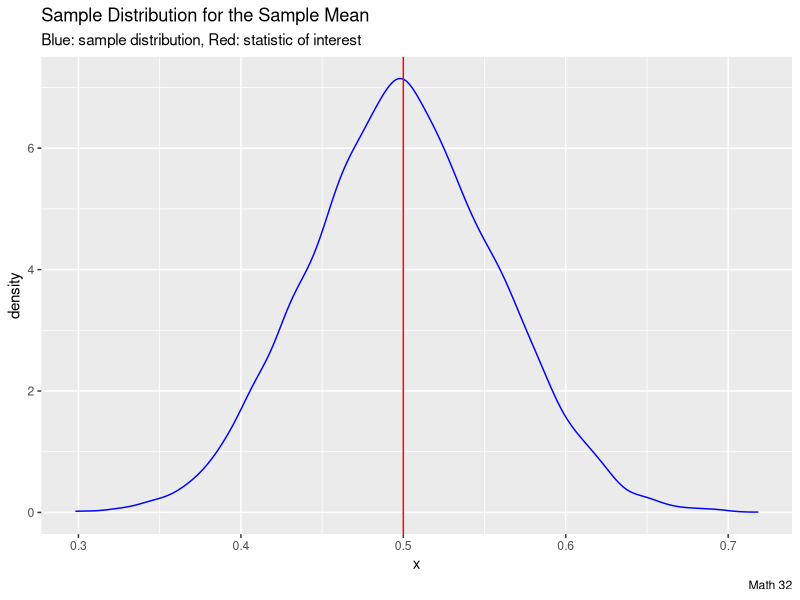
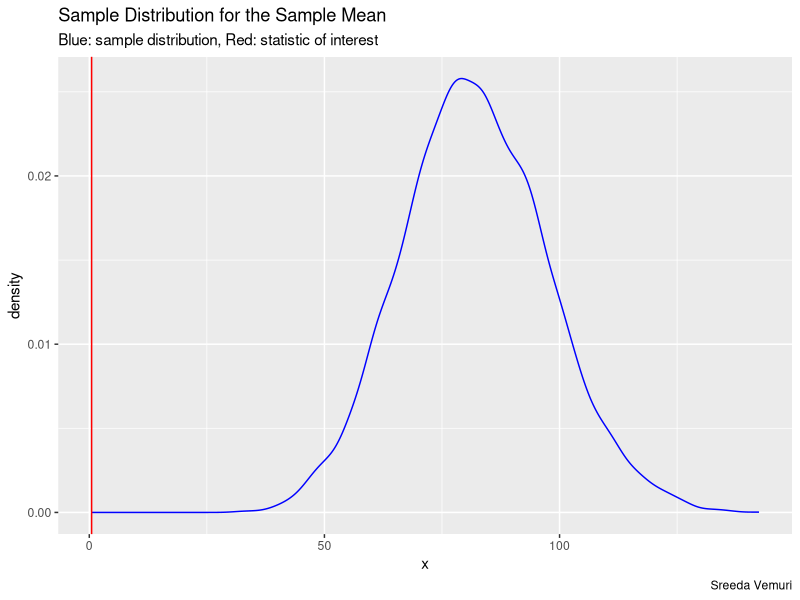
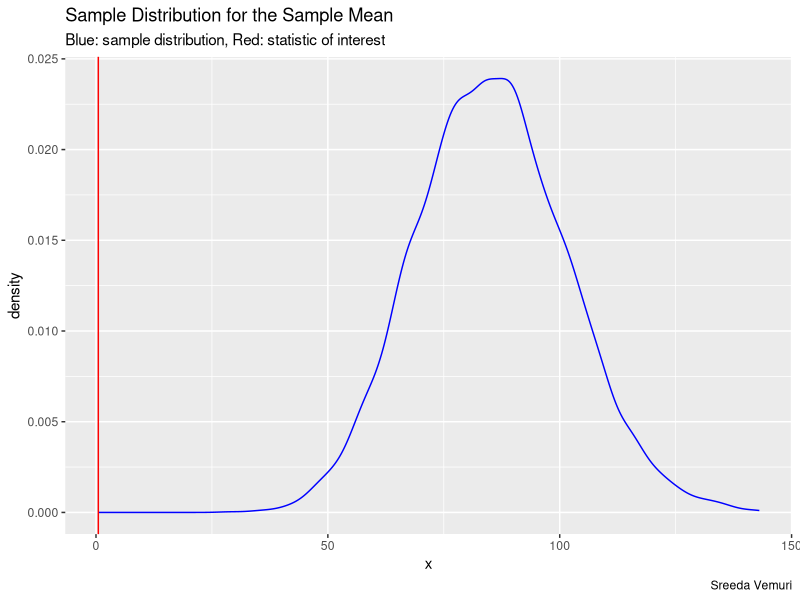
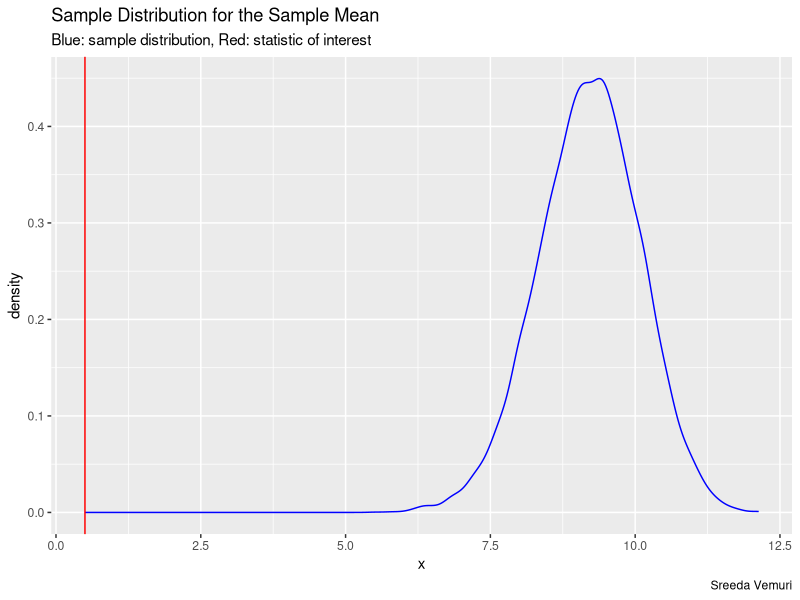

These figures' R source, in order:
## ---- chunk 1
library("ggplot2")

# This randomly generates 25 random numbers from an U(0,1) distribution
one_sample <- runif(25, 0, 1)

# Note that the population variance formula does not have "n - 1"
bad_var <- function(x){
  N <- length(x)
  sigma_squared <- sum( (x - mean(x))^2 ) / N
  sigma_squared #return this number
}

# Note that the sample variance formula does have "n - 1"
good_var <- function(x){
  n <- length(x)
  s_squared <- sum( (x - mean(x))^2 ) / (n-1)
  s_squared #return this number 
}
## ---- chunk 2
true_mean <- 1/2

simulation <- replicate(10000, mean( runif(25, 0, 1) ))
df <- data.frame(simulation)

ggplot(df, aes(x = simulation)) +
  geom_density(color = "blue") + 
  geom_vline(xintercept = true_mean, color = "red") +
  labs(title = "Sample Distribution for the Sample Mean",
       subtitle = "Blue: sample distribution, Red: statistic of interest",
       caption = "Math 32", 
       x = "x",
       y = "density")
## ---- chunk 3
true_mean <- 1/2

simulation <- replicate(10000, bad_var( runif(25,0,32) ))
df <- data.frame(simulation)

ggplot(df, aes(x = simulation)) +
  geom_density(color = "blue") + 
  geom_vline(xintercept = true_mean, color = "red") +
  labs(title = "Sample Distribution for the Sample Mean",
       subtitle = "Blue: sample distribution, Red: statistic of interest",
       caption = "Sreeda Vemuri", 
       x = "x",
       y = "density")
## ---- chunk 4
true_mean <- 1/2

simulation <- replicate(10000, good_var(runif(25,0,32) ))
df <- data.frame(simulation)

ggplot(df, aes(x = simulation)) +
  geom_density(color = "blue") + 
  geom_vline(xintercept = true_mean, color = "red") +
  labs(title = "Sample Distribution for the Sample Mean",
       subtitle = "Blue: sample distribution, Red: statistic of interest",
       caption = "Sreeda Vemuri", 
       x = "x",
       y = "density")
## ---- chunk 5
true_mean <- 1/2

simulation <- replicate(10000, sqrt(good_var(runif(25,0,32) )))
df <- data.frame(simulation)

ggplot(df, aes(x = simulation)) +
  geom_density(color = "blue") + 
  geom_vline(xintercept = true_mean, color = "red") +
  labs(title = "Sample Distribution for the Sample Mean",
       subtitle = "Blue: sample distribution, Red: statistic of interest",
       caption = "Sreeda Vemuri", 
       x = "x",
       y = "density")
